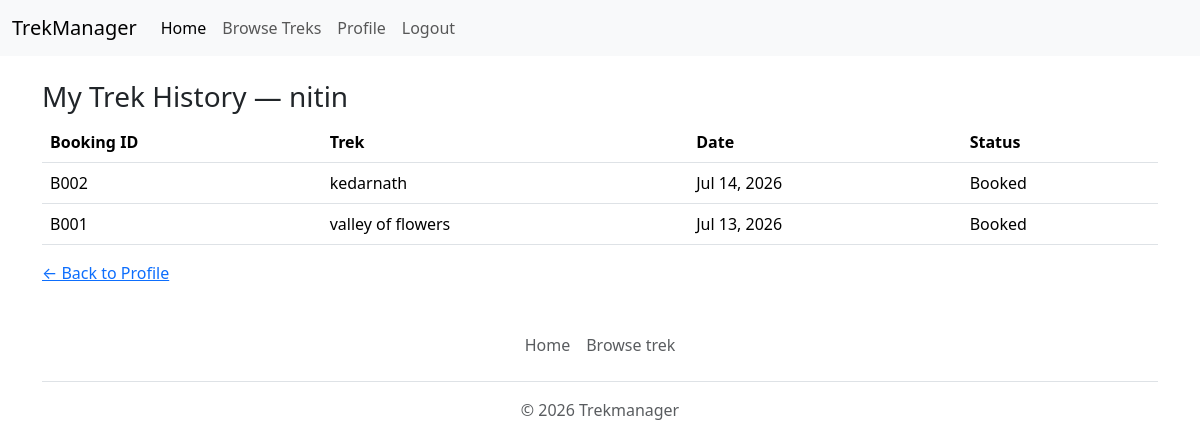
Page /profile/history (signed in) on the committed database.
### application/models.py (models this page shows, shortened)
class Users(db.Model, UserMixin):
    __tablename__ = "users"
    id = db.Column(db.Integer, primary_key=True)
    full_name = db.Column(db.String(100), nullable=False)
    email = db.Column(db.String(150), unique=True, nullable=False)
    password_hash = db.Column(db.String(255), nullable=False)
    phone_no = db.Column(db.String(15), nullable=False, unique=True)
    emergency_contact = db.Column(db.String(15), nullable=False)
    status = db.Column(db.String(20), default="active")

class Bookings(db.Model):
    __tablename__ = "bookings"
    id = db.Column(db.Integer, primary_key=True)
    user_id = db.Column(db.Integer, db.ForeignKey("users.id"), nullable=False)
    trek_id = db.Column(db.Integer, db.ForeignKey("treks.id"), nullable=False)
    booking_date = db.Column(db.DateTime, nullable=False, default=datetime.now)
    amount = db.Column(db.Integer, nullable=False)
    status = db.Column(db.String(20), nullable=False, default="Booked")
    user = db.relationship("Users", backref="bookings")
    trek = db.relationship("Treks", backref="bookings")

class Treks(db.Model):
    __tablename__ = "treks"
    id = db.Column(db.Integer, primary_key=True)
    trek_name = db.Column(db.String(255), nullable=False)
    location = db.Column(db.String(100), nullable=False)
    cost = db.Column(db.Integer)
    difficulty = db.Column(db.String(20))
    start_date = db.Column(db.DateTime, nullable=False)
    end_date = db.Column(db.DateTime, nullable=False)
    max_capacity = db.Column(db.Integer, nullable=False)
    available_slots = db.Column(db.Integer, nullable=False)
    meeting_point = db.Column(db.String(150))
    description = db.Column(db.Text)
    status = db.Column(db.String(20), default="Pending")
    image_filename = db.Column(db.String(255))
    progress = db.Column(db.String(20), default="Not Started")
    staff_notes = db.Column(db.Text)
    assigned_staff_id = db.Column(db.Integer, db.ForeignKey("staffs.id"))
    assigned_staff = db.relationship("Staffs", backref="assigned_treks")

### application/app.py (the view)
    @app.route("/profile/history")
    @login_required
    def full_history():
        if isinstance(current_user, Staffs) or isinstance(current_user, Admins):
            abort(403)
        bookings = Bookings.query.filter_by(user_id=current_user.id)\
            .order_by(Bookings.booking_date.desc()).all()
        return render_template("history.html", bookings=bookings)

### templates/history.html (shortened to what this page needs)
{% extends "layout.html" %}
{% block main %}
<div class="container mt-4">
    <h3>My Trek History — {{ current_user.full_name }}</h3>
    <table class="table">
        <thead><tr><th>Booking ID</th><th>Trek</th><th>Date</th><th>Status</th></tr></thead>
        <tbody>
            {% for booking in bookings %}
            <tr>
                <td>B{{ "%03d"|format(booking.id) }}</td>
                <td>{{ booking.trek.trek_name }}</td>
                <td>{{ booking.booking_date.strftime('%b %d, %Y') }}</td>
                <td>{{ booking.status }}</td>
            </tr>
            {% else %}
            <tr><td colspan="4">No bookings yet.</td></tr>
            {% endfor %}
        </tbody>
    </table>
    <a href="{{ url_for('dashboard') }}">&larr; Back to Profile</a>
</div>
{% endblock %}

### static/styles.css (style rules this page uses)
* { margin:0; padding:0; box-sizing: border-box; }

### rows in the picture
Users: full_name "nitin"
Bookings: id "002", trek.trek_name "kedarnath", booking_date "Jul 14, 2026", status "Booked"
Bookings: id "001", trek.trek_name "valley of flowers", booking_date "Jul 13, 2026", status "Booked"
